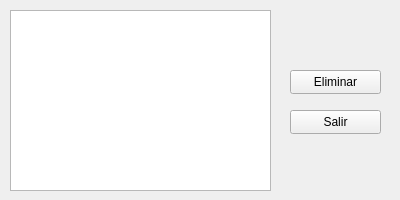
<ui version="4.0" >
 <class>EliminarUsuario</class>
 <widget class="QWidget" name="EliminarUsuario" >
  <property name="geometry" >
   <rect>
    <x>0</x>
    <y>0</y>
    <width>400</width>
    <height>200</height>
   </rect>
  </property>
  <property name="sizePolicy" >
   <sizepolicy vsizetype="Preferred" hsizetype="Preferred" >
    <horstretch>0</horstretch>
    <verstretch>0</verstretch>
   </sizepolicy>
  </property>
  <property name="minimumSize" >
   <size>
    <width>400</width>
    <height>200</height>
   </size>
  </property>
  <property name="maximumSize" >
   <size>
    <width>400</width>
    <height>200</height>
   </size>
  </property>
  <property name="windowTitle" >
   <string>Eliminar Usuario</string>
  </property>
  <property name="windowIcon" >
   <iconset resource="resources.qrc" >
    <normaloff>:/images/bulmasetup_eliminarusuario.xpm</normaloff>:/images/bulmasetup_eliminarusuario.xpm</iconset>
  </property>
  <widget class="QPushButton" name="mui_eliminarusuario" >
   <property name="geometry" >
    <rect>
     <x>290</x>
     <y>70</y>
     <width>91</width>
     <height>24</height>
    </rect>
   </property>
   <property name="text" >
    <string>Eliminar</string>
   </property>
  </widget>
  <widget class="QPushButton" name="mui_cancelar" >
   <property name="geometry" >
    <rect>
     <x>290</x>
     <y>110</y>
     <width>91</width>
     <height>24</height>
    </rect>
   </property>
   <property name="text" >
    <string>Salir</string>
   </property>
  </widget>
  <widget class="QListWidget" name="listWidget" >
   <property name="geometry" >
    <rect>
     <x>10</x>
     <y>10</y>
     <width>261</width>
     <height>181</height>
    </rect>
   </property>
  </widget>
 </widget>
 <resources>
  <include location="resources.qrc" />
 </resources>
 <connections>
  <connection>
   <sender>mui_cancelar</sender>
   <signal>released()</signal>
   <receiver>EliminarUsuario</receiver>
   <slot>close()</slot>
   <hints>
    <hint type="sourcelabel" >
     <x>337</x>
     <y>221</y>
    </hint>
    <hint type="destinationlabel" >
     <x>199</x>
     <y>149</y>
    </hint>
   </hints>
  </connection>
 </connections>
</ui>
